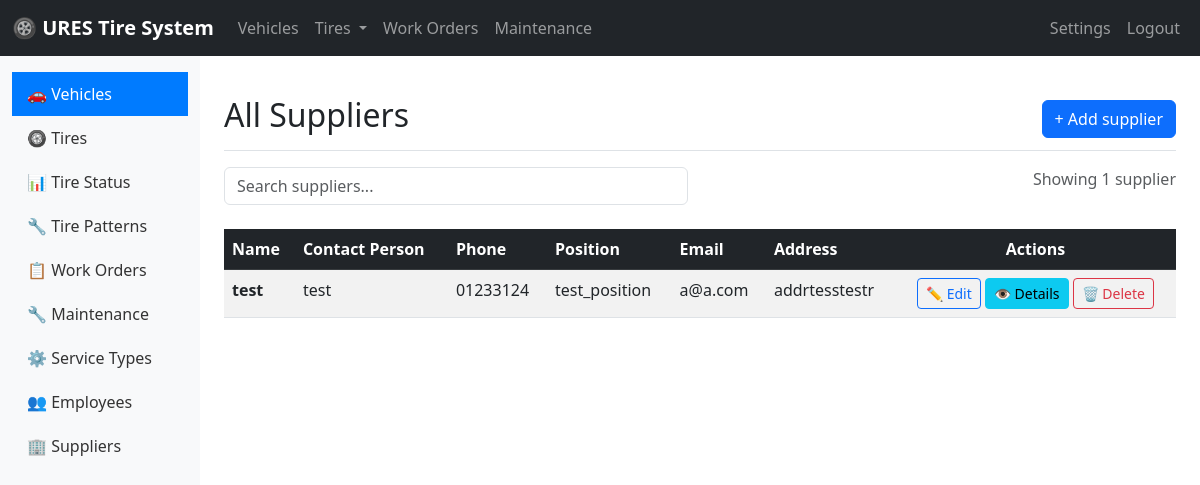
Screenshot of /suppliers/ with the database file from the repository.
### tires/models.py (models this page shows, shortened)
class Supplier(models.Model):
    supplier_name = models.CharField(max_length=100)
    contact_person = models.CharField(max_length=100)
    phone = models.CharField(max_length=20)
    position = models.CharField(max_length=100)
    email = models.EmailField()
    address = models.TextField()
    evaluation = models.TextField(blank=True)

### tires/views.py (the view)
# urls.py: path('suppliers/', views.supplier_list, name='supplier_list'),
def supplier_list(request):
    suppliers = Supplier.objects.all()
    context = {
        'suppliers': suppliers
    }
    return render(request, 'suppliers/supplier_list.html', context)

### tires/templates/suppliers/supplier_list.html (shortened to what this page needs)
{% extends 'base/base.html' %}
{% block page_title %}All Suppliers{% endblock %}
{% block page_actions %}
    <button class="btn btn-primary" data-bs-toggle="modal" data-bs-target="#createModal">
        + Add supplier
    </button>
{% endblock %}
{% block content %}
    <div class="row mb-4">
        <div class="col-md-6">
            <input type="text" placeholder="Search suppliers..." id="searchInput" class="form-control" onkeyup="tableSearch()">
        </div>
        <div class="col-md-6 text-end">
            <span class="text-muted">
                Showing {{ suppliers.count }} supplier{{ suppliers.count|pluralize }}
            </span>
        </div>
    </div>
    <div class="table-responsive">
        <table class="table table-striped table-hover">
            <thead class="table-dark">
                <tr>
                    <th>Name</th>
                    <th>Contact Person</th>
                    <th>Phone</th>
                    <th>Position</th>
                    <th>Email</th>
                    <th>Address</th>
                    <th style="text-align:center;">Actions</th>
                </tr>
            </thead>
            <tbody>
                {% for supplier in suppliers %}
                    <tr id="row-{{ supplier.id }}">
                        <td><strong>{{ supplier.supplier_name }}</strong></td>
                        <td>{{ supplier.contact_person }}</td>
                        <td>{{ supplier.phone }}</td>
                        <td>{{ supplier.position }}</td>
                        <td>{{ supplier.email }}</td>
                        <td>{{ supplier.address }}</td>
                        <td style="text-align:center;">
                            <button class="btn btn-sm btn-outline-primary" data-bs-toggle="modal" data-bs-target="#editModal-{{ supplier.id }}">
                                ✏️ Edit
                            </button>
                            <button class="btn btn-sm btn-info" data-bs-toggle="modal" data-bs-target="#detailsModal-{{ supplier.id }}">
                                👁️ Details
                            </button>
                            <form method="post" action="{% url 'supplier_delete' supplier.id %}" style="display:inline;">
                                <button type="submit" class="btn btn-sm btn-outline-danger" onclick="return confirmDelete('Are you sure you want to delete supplier {{ supplier.license_plate }}?')">
                                    🗑️ Delete
                                </button>
                            </form>
                        </td>
                    </tr>
                {% empty %}
                    <tr>
                        <td colspan="6" class="text-center text-muted py-4">
                            No suppliers found. <a href="#" data-bs-toggle="modal" data-bs-target="#createModal">Add the first supplier</a>
                        </td>
                    </tr>
                {% endfor %}
            </tbody>
        </table>
    </div>
{% endblock %}

### rows the page displays
Supplier: supplier_name "test", contact_person "test", phone "01233124", position "test_position", email "a@a.com", address "addrtesstestr"

### other values shown
{{ suppliers.count }} "1"
